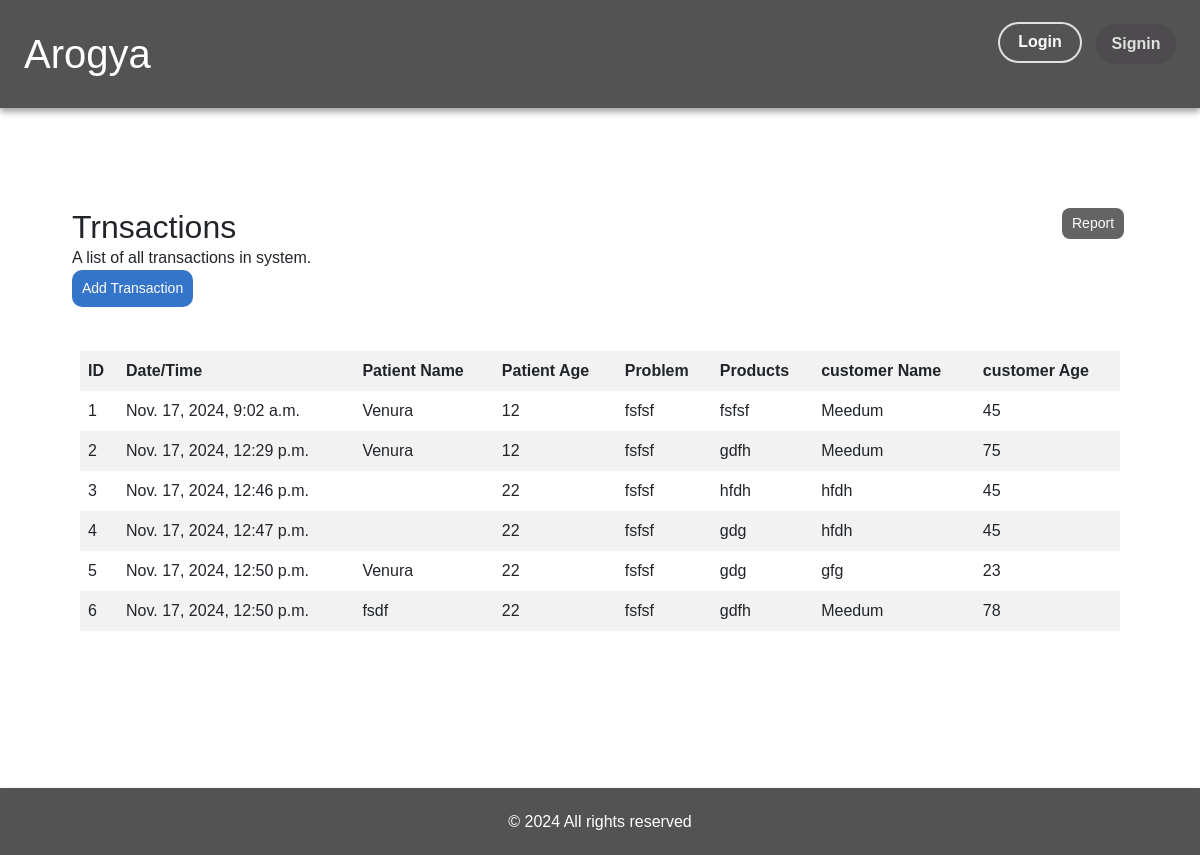
/store/transaction_history, run on an earlier commit of the app's database.
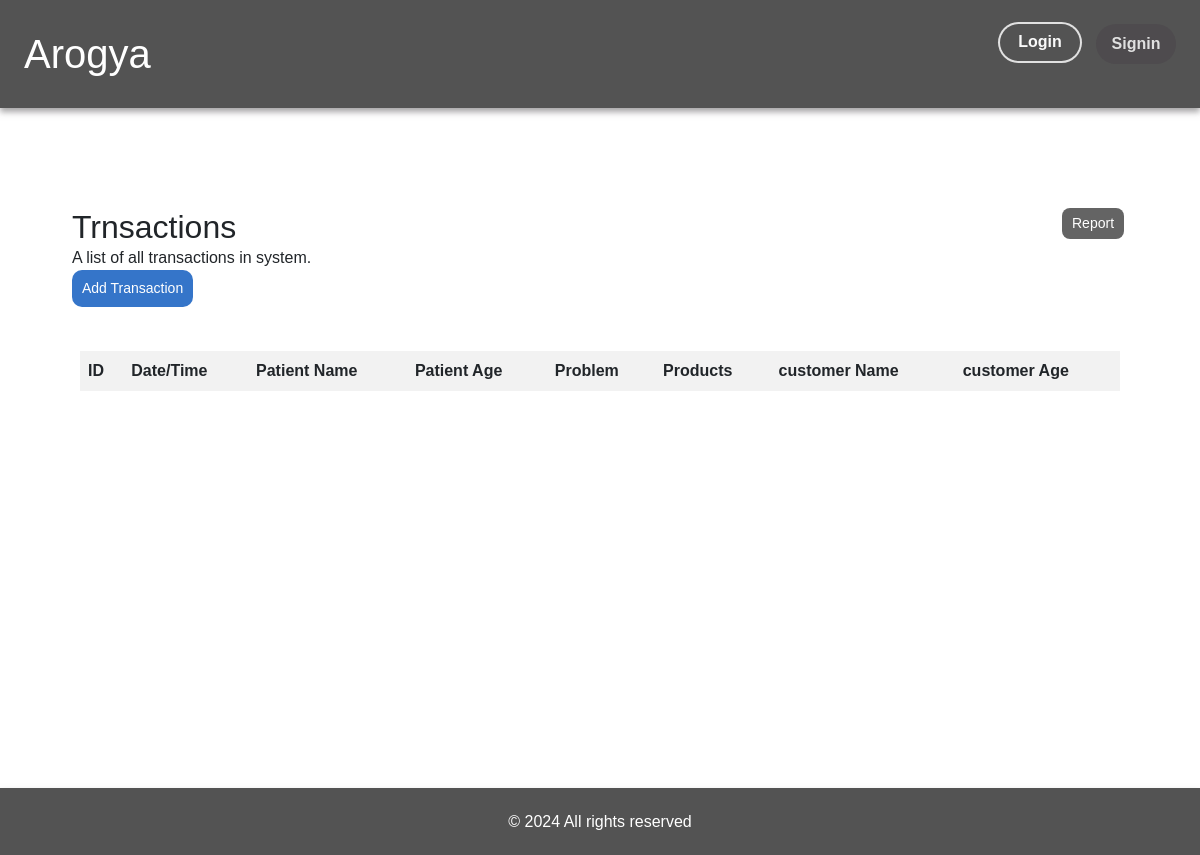
And on a later commit of the database.
### store/models.py (models this page shows)
class NewTransaction(models.Model):
    transaction_id = models.AutoField(primary_key=True)
    datetime = models.DateTimeField(auto_now_add=True)
    patient_name = models.CharField(max_length=50)
    patient_age = models.IntegerField()
    problem = models.CharField(max_length=500)
    products = models.CharField(max_length=500)
    customer_name = models.CharField(max_length=50)
    customer_age = models.IntegerField()

### store/views.py (the view)
# urls.py: path('transaction_history', views.transaction_history, name="transaction_history"),
def transaction_history(request):
    newTransactions = NewTransaction.objects.all()
    return render(request, 'store/transaction_history.html', {'newTransactions':newTransactions})

### store/Templates/store/transaction_history.html
{% extends "store/base.html" %}
{% block content  %}
    <div class="p-3 m-5" style="min-height: 70vh;">
        <div class="p-2 row my-1">
            <div class="col-11">
                <h1 class="fs-2">Trnsactions</h1>
                <p>A list of all transactions in system.</p>
            </div>
            <div class="col pb-3">
                <a href="{% url 'generate_transaction_report' %}" class="genarate-button text-end">Report</a>
            </div>
            <div class="col pb-3">
                <a href="{% url 'transaction_form' %}" class="add-button text-end">Add Transaction</a>
            </div>
        </div>
        <div class="p-3">
            <table>
                <thead>
                    <tr>
                        <th>ID</th>
                        <th>Date/Time</th>
                        <th>Patient Name</th>
                        <th>Patient Age</th>
                        <th>Problem</th>
                        <th>Products</th>
                        <th>customer Name</th>
                        <th>customer Age</th>
                    </tr>
                </thead>
                <tbody>
                    {% for newTransaction in newTransactions %}
                    <tr>
                        <td>{{newTransaction.transaction_id}}</td>
                        <td>{{newTransaction.datetime}}</td>
                        <td>{{newTransaction.patient_name}}</td>
                        <td>{{newTransaction.patient_age}}</td>
                        <td>{{newTransaction.problem}}</td>
                        <td>{{newTransaction.products}}</td>
                        <td>{{newTransaction.customer_name}}</td>
                        <td>{{newTransaction.customer_age}}</td>
                    </tr>
                    {% endfor %}
                </tbody>
            </table>
        </div>
    </div>
{% endblock  %}

What changed in the data, as far as the page shows it:
removed NewTransaction: transaction_id "1", datetime "Nov. 17, 2024, 9:02 a.m.", patient_name "Venura", patient_age "12", problem "fsfsf", products "fsfsf", customer_name "Meedum", customer_age "45"
removed NewTransaction: transaction_id "2", datetime "Nov. 17, 2024, 12:29 p.m.", patient_name "Venura", patient_age "12", problem "fsfsf", products "gdfh", customer_name "Meedum", customer_age "75"
removed NewTransaction: transaction_id "3", datetime "Nov. 17, 2024, 12:46 p.m.", patient_age "22", problem "fsfsf", products "hfdh", customer_name "hfdh", customer_age "45"
removed NewTransaction: transaction_id "4", datetime "Nov. 17, 2024, 12:47 p.m.", patient_age "22", problem "fsfsf", products "gdg", customer_name "hfdh", customer_age "45"
removed NewTransaction: transaction_id "5", datetime "Nov. 17, 2024, 12:50 p.m.", patient_name "Venura", patient_age "22", problem "fsfsf", products "gdg", customer_name "gfg", customer_age "23"
removed NewTransaction: transaction_id "6", datetime "Nov. 17, 2024, 12:50 p.m.", patient_name "fsdf", patient_age "22", problem "fsfsf", products "gdfh", customer_name "Meedum", customer_age "78"
